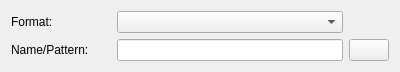
<?xml version="1.0" encoding="UTF-8"?>
<ui version="4.0">
 <class>ProfileDataPlaylistWidgetUI</class>
 <widget class="QWidget" name="ProfileDataPlaylistWidgetUI">
  <property name="geometry">
   <rect>
    <x>0</x>
    <y>0</y>
    <width>400</width>
    <height>72</height>
   </rect>
  </property>
  <layout class="QGridLayout" name="gridLayout">
   <item row="0" column="0">
    <widget class="QLabel" name="label_format">
     <property name="minimumSize">
      <size>
       <width>100</width>
       <height>0</height>
      </size>
     </property>
     <property name="text">
      <string>Format:</string>
     </property>
    </widget>
   </item>
   <item row="0" column="1">
    <widget class="KComboBox" name="kcombobox_format"/>
   </item>
   <item row="1" column="0">
    <widget class="QLabel" name="label_pattern">
     <property name="minimumSize">
      <size>
       <width>100</width>
       <height>0</height>
      </size>
     </property>
     <property name="text">
      <string>Name/Pattern:</string>
     </property>
    </widget>
   </item>
   <item row="1" column="1">
    <widget class="KLineEdit" name="klineedit_pattern"/>
   </item>
   <item row="1" column="2">
    <widget class="KPushButton" name="kpushbutton_pattern"/>
   </item>
   <item row="2" column="1">
    <spacer name="verticalSpacer">
     <property name="orientation">
      <enum>Qt::Vertical</enum>
     </property>
     <property name="sizeHint" stdset="0">
      <size>
       <width>20</width>
       <height>4</height>
      </size>
     </property>
    </spacer>
   </item>
  </layout>
 </widget>
 <customwidgets>
  <customwidget>
   <class>KComboBox</class>
   <extends>QComboBox</extends>
   <header>kcombobox.h</header>
  </customwidget>
  <customwidget>
   <class>KLineEdit</class>
   <extends>QLineEdit</extends>
   <header>klineedit.h</header>
  </customwidget>
  <customwidget>
   <class>KPushButton</class>
   <extends>QPushButton</extends>
   <header>kpushbutton.h</header>
  </customwidget>
 </customwidgets>
 <resources/>
 <connections/>
</ui>
